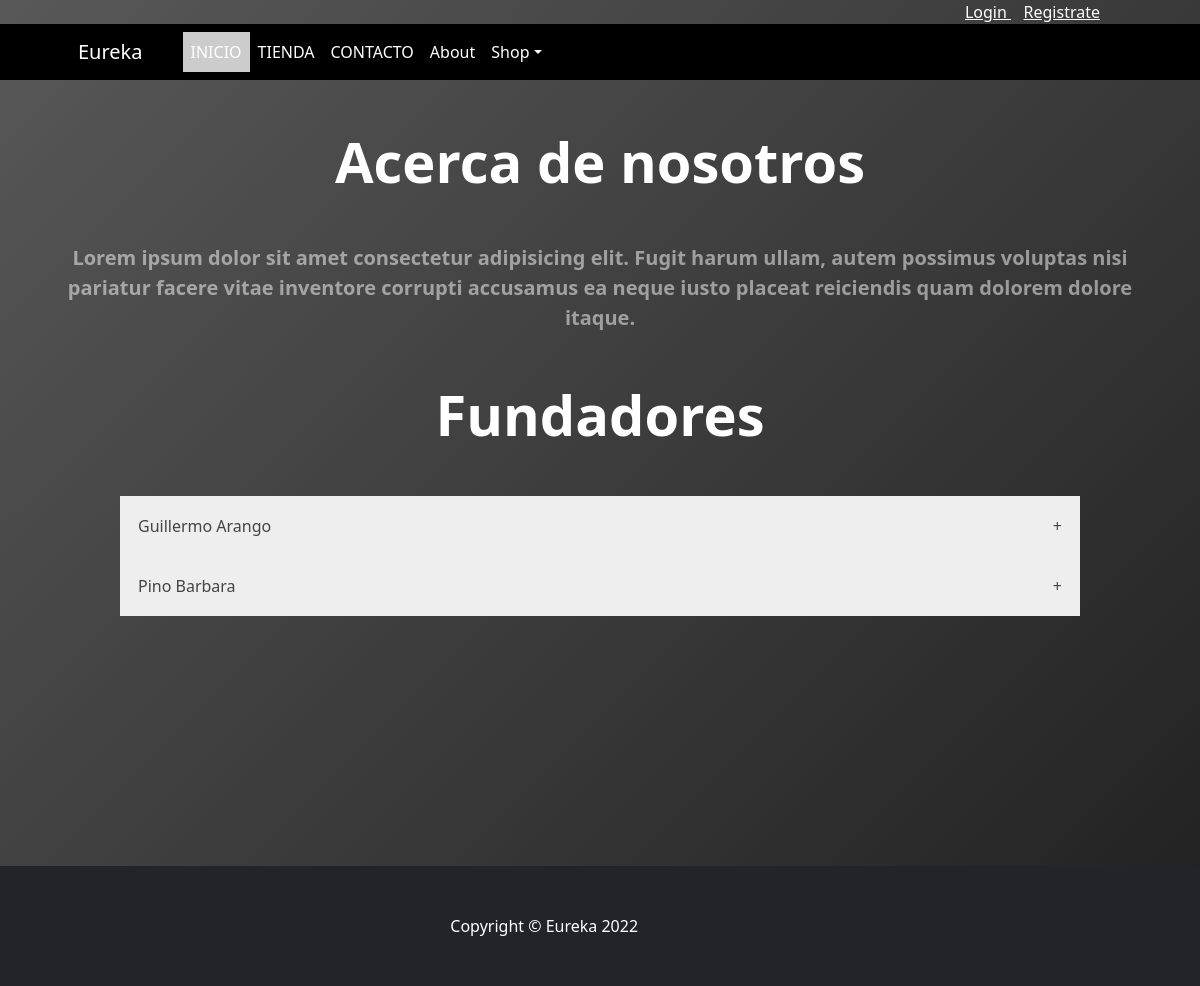
The page /about/ on the database its author committed.
### About/models.py (models this page shows)
class Fundador(models.Model):
    nombre_completo=models.CharField(max_length=100)
    historia=models.TextField(max_length=500)
    imagen=models.ImageField(null=True, blank=True,upload_to="fundador/")
    created=models.DateTimeField(default=datetime.now())
    updated=models.DateTimeField(default=datetime.now())

### About/views.py (the view)
# urls.py: path('', aboutPage, name='about-landing'),
def aboutPage(request):
    fundadores=Fundador.objects.all()
    contexto={"fundadores":fundadores}
    return render(request, 'About/about.html',contexto)

### carro/context_processor.py (called while the page is built)
def importe_total_carro(request):
    total=0
    if request.user.is_authenticated:
        for key , value in request.session["carro"].items():
            total=total+(float(value["precio"])*value["cantidad"])
    else:
        total="debes hacer login"
    return {"importe_total_carro":total}

### About/templates/About/about.html (shortened to what this page needs)
{% extends 'Home/base.html'%}
{% load static %}
{% block contenido %}
    <div class="container px-4 px-lg-5 my-5">
        <div class="text-center text-white">
            <h1 class="display-4 fw-bolder">Acerca de nosotros</h1>
        </div>
    </div>
    <p class="container px-4 text-center lead fw-normal text-white-50 mb-5">Lorem ipsum dolor sit amet consectetur adipisicing elit. Fugit harum ullam, autem possimus voluptas nisi pariatur facere vitae inventore corrupti accusamus ea neque iusto placeat reiciendis quam dolorem dolore itaque.</p>
    <h2 class="container px-4 text-center display-4 fw-bolder text-white mb-5">Fundadores</h1>
    <div class="contenedor-acordiones">
        {%if fundadores%}
            {% for fundador in fundadores%}
                <button class="accordion">{{fundador.nombre_completo}} <span>+</span></button>
            {%endfor%}
        {%else%}
            <p style="color: white !important;">No hay Fundadores</p>
        {%endif%}
    </div>
{% endblock %}
{% block scripts %}
    {% load static %}
{% endblock %}

### rows shown on the page
Fundador: nombre_completo "Guillermo Arango"
Fundador: nombre_completo "Pino Barbara"
